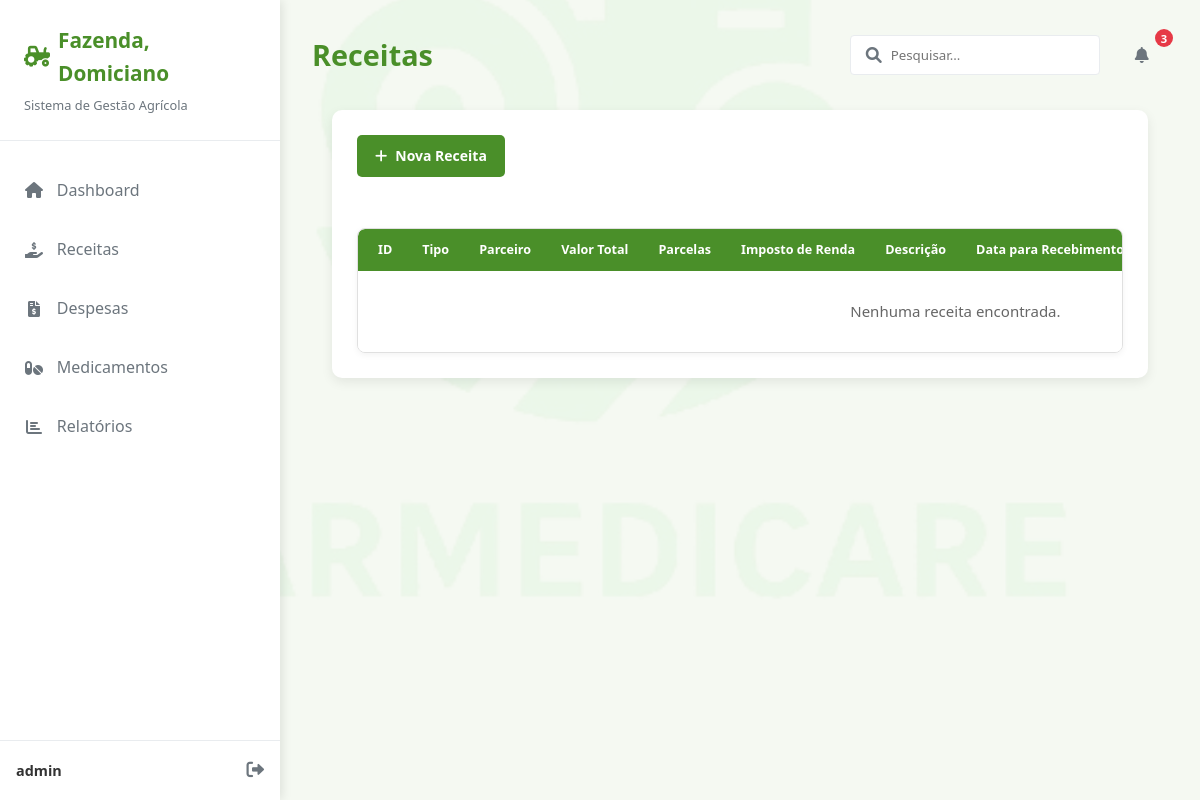
Before: /pagina_movimentacao/listar/movimentacao/receita/ (signed in) with the older database file.
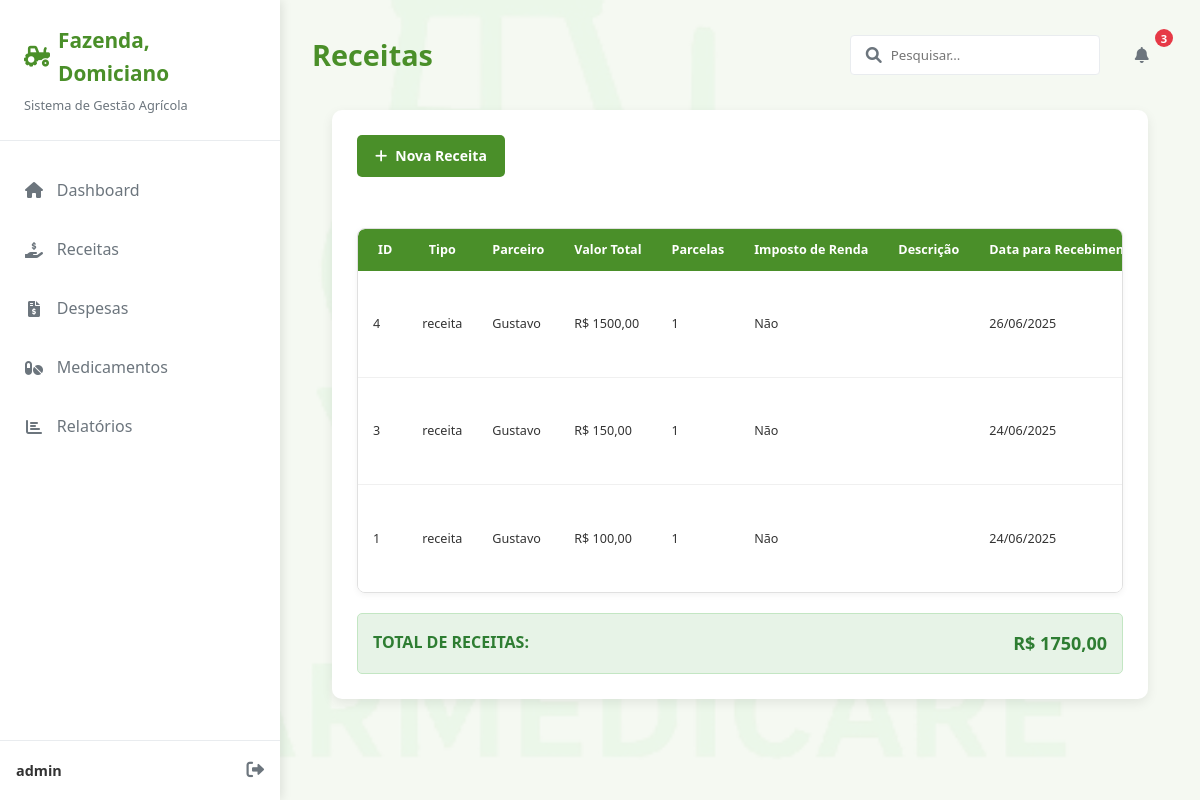
After: the same page with the newer database file.
### movimentacao/models.py (models this page shows, shortened)
class Movimentacao(models.Model):
    tipo = models.CharField(max_length=50, choices=[
        ('receita', 'Receita'),
        ('despesa', 'Despesa'),
    ])
    parceiros = models.ForeignKey(
        Parceiros,
        on_delete=models.CASCADE,
        verbose_name='Empresa Parceira',
    )
    categoria = models.ForeignKey(
        'Categoria',
        on_delete=models.CASCADE,
        verbose_name='Categoria da Movimentação'
    )
    valor_total = models.DecimalField(max_digits=10, decimal_places=2)
    parcelas = models.IntegerField(default=1)
    imposto_renda = models.BooleanField(default=False, verbose_name="Imposto de Renda [Sim/Não]", choices=[
        (True, 'Sim'),
        (False, 'Não'),
    ])
    descricao = models.TextField(blank=True, null=True, verbose_name="Descrição")
    data = models.DateField(verbose_name='Data da Movimentação')
    fazenda = models.ForeignKey(
        Fazenda,
        on_delete=models.CASCADE,
        verbose_name='Fazenda',
    )
    cadastrada_por = models.ForeignKey(User, on_delete=models.PROTECT, verbose_name='Cadastrado Por')
    cadastrado_em = models.DateTimeField(auto_now_add=True, verbose_name='Cadastrado Em')
    class Meta:
        verbose_name_plural = 'Movimentações'
        ordering = ['-cadastrado_em']
        unique_together = ('tipo', 'parceiros', 'data', 'fazenda')

### perfis/models.py (models this page shows)
class Parceiros(models.Model):
    nome = models.CharField(max_length=100, verbose_name='Nome da Empresa Parceira')
    telefone = models.CharField(max_length=15, blank=True, null=True, verbose_name='Telefone')
    if_adicionais = models.TextField(blank=True, null=True, verbose_name='Informações Adicionais')
    email = models.EmailField(max_length=254, blank=True, null=True, verbose_name='E-mail')
    def __str__(self):
        return f"{self.nome}"
    class Meta:
        verbose_name = 'Parceiro'
        verbose_name_plural = 'Parceiros'
        ordering = ['nome']

### movimentacao/views.py (the view)
# urls.py: path('listar/movimentacao/receita/', MovimentacaoReceitaListView.as_view(), name='listar_movimentacao_receita'),
class MovimentacaoReceitaListView(ListView):
    model = Movimentacao
    template_name = "receita/lista_receita.html"
    def get_queryset(self):
        return Movimentacao.objects.filter(tipo="receita").order_by("-data")
    def get_context_data(self, **kwargs):
        context = super().get_context_data(**kwargs)
        total_receitas = 0
        for receita in context["object_list"]:
            total_receitas += receita.valor_total
        context["total_receitas"] = total_receitas
        return context
    extra_context = {
        "title": "Lista de Receitas",
        "titulo": "Receitas",
        "subtitulo": "Aqui você pode visualizar todas as receitas registradas.",
        "registros": "Nenhuma receita encontrada.",
        "btn_cadastrar": "Nova Receita",
    }

### perfis/models.py (called while the page is built)
    def __str__(self):
        return f"{self.nome} - {self.cidade}"

### movimentacao/templates/receita/lista_receita.html (shortened to what this page needs)
{% extends 'modelo.html' %} {% load static %}  {% block conteudo %}
<main class="main-content">
  <header class="content-header">
    <h1>{{titulo}}</h1>
    <div class="header-actions">
      <div class="search-box">
        <input type="text" placeholder="Pesquisar..." />
        <i class="fas fa-search"></i>
      </div>
      <button class="btn btn-notification">
        <i class="fas fa-bell"></i>
        <span class="badge">3</span>
      </button>
    </div>
  </header>
  {% endblock %} {% block cards %} {% endblock %} {% block graficos %}
  <div class="modelo-lista-container">
    <div class="lista-header">
      <div class="search-and-actions">
        <a href="{% url 'cadastrar_movimentacao' %}" class="btn btn-primary">
          <i class="fas fa-plus"></i> {{btn_cadastrar}}
        </a>
      </div>
    </div>
    <br />
    <div class="table-container">
      <table class="modelo-table">
        <thead>
          <tr>
            <th>ID</th>
            <th>Tipo</th>
            <th>Parceiro</th>
            <th>Valor Total</th>
            <th>Parcelas</th>
            <th>Imposto de Renda</th>
            <th>Descrição</th>
            <th>Data para Recebimento</th>
          </tr>
        </thead>
        <tbody>
          {% for receita in object_list %}
          <tr>
            <td>{{ receita.pk }}</td>
            <td>{{ receita.tipo }}</td>
            <td>{{ receita.parceiros }}</td>
            <td>R$ {{ receita.valor_total|floatformat:2 }}</td>
            <td>{{ receita.parcelas }}</td>
            <td>
              {% if receita.imposto_renda %} Sim {% else %} Não {% endif %}
            </td>
            <td>{{ receita.descricao }}</td>
            <td>{{ receita.data|date:"d/m/Y" }}</td>
          </tr>
          {% empty %}
          <tr>
            <td colspan="12">{{registros}}</td>
          </tr>
          {% endfor %}
        </tbody>
      </table>
    </div>
    {% if object_list %}
    <div
      class="totais-container"
      style="
        margin-top: 20px;
        padding: 15px;
        background-color: #e7f3e7;
        border-radius: 5px;
        border: 1px solid #c3e6c3;
      "
    >
      <div
        style="
          display: flex;
          justify-content: space-between;
          align-items: center;
        "
      >
        <div style="font-weight: bold; font-size: 16px; color: #2e7d32">
          TOTAL DE RECEITAS:
        </div>
        <div style="font-weight: bold; font-size: 18px; color: #2e7d32">
          R$ {{ total_receitas|floatformat:2 }}
        </div>
      </div>
    </div>
    {% endif %}
  </div>
  {% endblock %} {% block ultimos_registros %} {% endblock %}

Changed rows visible on the page:
added Movimentacao: pk "4", tipo "receita", parceiros "Gustavo", valor_total "1500,00", parcelas "1", imposto_renda "Não", data "26/06/2025"
added Movimentacao: pk "3", tipo "receita", parceiros "Gustavo", valor_total "150,00", parcelas "1", imposto_renda "Não", data "24/06/2025"
added Movimentacao: pk "1", tipo "receita", parceiros "Gustavo", valor_total "100,00", parcelas "1", imposto_renda "Não", data "24/06/2025"
Other visible differences:
{{ total_receitas|floatformat:2 }}: (not shown) → "1750,00"
{{ registros }}: "Nenhuma receita encontrada." → (not shown)
text no longer shown: "Data para Recebimento"
text now shown: "Data para… TOTAL DE RECEITAS: R$"
